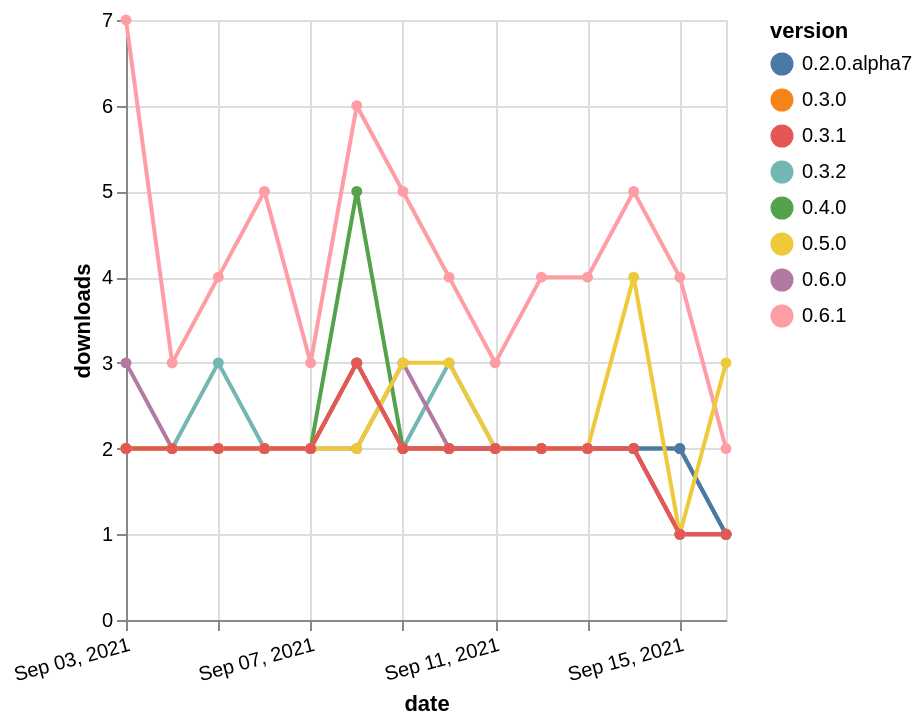

Vega-Lite specification for this chart:
### Vega-Lite specification from a JSON file in a GitHub repository (floating-point values rounded to 4 significant figures)
{"$schema": "https://vega.github.io/schema/vega-lite/v5.json", "description": "A simple bar chart with embedded data.", "data": {"values": [{"date": "2021-09-03", "total": 1495, "delta": 2, "version": "0.4.0"}, {"date": "2021-09-04", "total": 1497, "delta": 2, "version": "0.4.0"}, {"date": "2021-09-05", "total": 1499, "delta": 2, "version": "0.4.0"}, {"date": "2021-09-06", "total": 1501, "delta": 2, "version": "0.4.0"}, {"date": "2021-09-07", "total": 1503, "delta": 2, "version": "0.4.0"}, {"date": "2021-09-08", "total": 1508, "delta": 5, "version": "0.4.0"}, {"date": "2021-09-09", "total": 1510, "delta": 2, "version": "0.4.0"}, {"date": "2021-09-10", "total": 1512, "delta": 2, "version": "0.4.0"}, {"date": "2021-09-11", "total": 1514, "delta": 2, "version": "0.4.0"}, {"date": "2021-09-12", "total": 1516, "delta": 2, "version": "0.4.0"}, {"date": "2021-09-13", "total": 1518, "delta": 2, "version": "0.4.0"}, {"date": "2021-09-14", "total": 1520, "delta": 2, "version": "0.4.0"}, {"date": "2021-09-15", "total": 1522, "delta": 2, "version": "0.4.0"}, {"date": "2021-09-16", "total": 1523, "delta": 1, "version": "0.4.0"}, {"date": "2021-09-03", "total": 1600, "delta": 2, "version": "0.2.0.alpha7"}, {"date": "2021-09-04", "total": 1602, "delta": 2, "version": "0.2.0.alpha7"}, {"date": "2021-09-05", "total": 1604, "delta": 2, "version": "0.2.0.alpha7"}, {"date": "2021-09-06", "total": 1606, "delta": 2, "version": "0.2.0.alpha7"}, {"date": "2021-09-07", "total": 1608, "delta": 2, "version": "0.2.0.alpha7"}, {"date": "2021-09-08", "total": 1611, "delta": 3, "version": "0.2.0.alpha7"}, {"date": "2021-09-09", "total": 1613, "delta": 2, "version": "0.2.0.alpha7"}, {"date": "2021-09-10", "total": 1615, "delta": 2, "version": "0.2.0.alpha7"}, {"date": "2021-09-11", "total": 1617, "delta": 2, "version": "0.2.0.alpha7"}, {"date": "2021-09-12", "total": 1619, "delta": 2, "version": "0.2.0.alpha7"}, {"date": "2021-09-13", "total": 1621, "delta": 2, "version": "0.2.0.alpha7"}, {"date": "2021-09-14", "total": 1623, "delta": 2, "version": "0.2.0.alpha7"}, {"date": "2021-09-15", "total": 1625, "delta": 2, "version": "0.2.0.alpha7"}, {"date": "2021-09-16", "total": 1626, "delta": 1, "version": "0.2.0.alpha7"}, {"date": "2021-09-03", "total": 829, "delta": 7, "version": "0.6.1"}, {"date": "2021-09-04", "total": 832, "delta": 3, "version": "0.6.1"}, {"date": "2021-09-05", "total": 836, "delta": 4, "version": "0.6.1"}, {"date": "2021-09-06", "total": 841, "delta": 5, "version": "0.6.1"}, {"date": "2021-09-07", "total": 844, "delta": 3, "version": "0.6.1"}, {"date": "2021-09-08", "total": 850, "delta": 6, "version": "0.6.1"}, {"date": "2021-09-09", "total": 855, "delta": 5, "version": "0.6.1"}, {"date": "2021-09-10", "total": 859, "delta": 4, "version": "0.6.1"}, {"date": "2021-09-11", "total": 862, "delta": 3, "version": "0.6.1"}, {"date": "2021-09-12", "total": 866, "delta": 4, "version": "0.6.1"}, {"date": "2021-09-13", "total": 870, "delta": 4, "version": "0.6.1"}, {"date": "2021-09-14", "total": 875, "delta": 5, "version": "0.6.1"}, {"date": "2021-09-15", "total": 879, "delta": 4, "version": "0.6.1"}, {"date": "2021-09-16", "total": 881, "delta": 2, "version": "0.6.1"}, {"date": "2021-09-03", "total": 1454, "delta": 2, "version": "0.3.2"}, {"date": "2021-09-04", "total": 1456, "delta": 2, "version": "0.3.2"}, {"date": "2021-09-05", "total": 1459, "delta": 3, "version": "0.3.2"}, {"date": "2021-09-06", "total": 1461, "delta": 2, "version": "0.3.2"}, {"date": "2021-09-07", "total": 1463, "delta": 2, "version": "0.3.2"}, {"date": "2021-09-08", "total": 1466, "delta": 3, "version": "0.3.2"}, {"date": "2021-09-09", "total": 1468, "delta": 2, "version": "0.3.2"}, {"date": "2021-09-10", "total": 1471, "delta": 3, "version": "0.3.2"}, {"date": "2021-09-11", "total": 1473, "delta": 2, "version": "0.3.2"}, {"date": "2021-09-12", "total": 1475, "delta": 2, "version": "0.3.2"}, {"date": "2021-09-13", "total": 1477, "delta": 2, "version": "0.3.2"}, {"date": "2021-09-14", "total": 1479, "delta": 2, "version": "0.3.2"}, {"date": "2021-09-15", "total": 1480, "delta": 1, "version": "0.3.2"}, {"date": "2021-09-16", "total": 1481, "delta": 1, "version": "0.3.2"}, {"date": "2021-09-03", "total": 1491, "delta": 2, "version": "0.3.0"}, {"date": "2021-09-04", "total": 1493, "delta": 2, "version": "0.3.0"}, {"date": "2021-09-05", "total": 1495, "delta": 2, "version": "0.3.0"}, {"date": "2021-09-06", "total": 1497, "delta": 2, "version": "0.3.0"}, {"date": "2021-09-07", "total": 1499, "delta": 2, "version": "0.3.0"}, {"date": "2021-09-08", "total": 1502, "delta": 3, "version": "0.3.0"}, {"date": "2021-09-09", "total": 1504, "delta": 2, "version": "0.3.0"}, {"date": "2021-09-10", "total": 1506, "delta": 2, "version": "0.3.0"}, {"date": "2021-09-11", "total": 1508, "delta": 2, "version": "0.3.0"}, {"date": "2021-09-12", "total": 1510, "delta": 2, "version": "0.3.0"}, {"date": "2021-09-13", "total": 1512, "delta": 2, "version": "0.3.0"}, {"date": "2021-09-14", "total": 1514, "delta": 2, "version": "0.3.0"}, {"date": "2021-09-15", "total": 1515, "delta": 1, "version": "0.3.0"}, {"date": "2021-09-16", "total": 1516, "delta": 1, "version": "0.3.0"}, {"date": "2021-09-03", "total": 690, "delta": 3, "version": "0.6.0"}, {"date": "2021-09-04", "total": 692, "delta": 2, "version": "0.6.0"}, {"date": "2021-09-05", "total": 694, "delta": 2, "version": "0.6.0"}, {"date": "2021-09-06", "total": 696, "delta": 2, "version": "0.6.0"}, {"date": "2021-09-07", "total": 698, "delta": 2, "version": "0.6.0"}, {"date": "2021-09-08", "total": 700, "delta": 2, "version": "0.6.0"}, {"date": "2021-09-09", "total": 703, "delta": 3, "version": "0.6.0"}, {"date": "2021-09-10", "total": 705, "delta": 2, "version": "0.6.0"}, {"date": "2021-09-11", "total": 707, "delta": 2, "version": "0.6.0"}, {"date": "2021-09-12", "total": 709, "delta": 2, "version": "0.6.0"}, {"date": "2021-09-13", "total": 711, "delta": 2, "version": "0.6.0"}, {"date": "2021-09-14", "total": 713, "delta": 2, "version": "0.6.0"}, {"date": "2021-09-15", "total": 714, "delta": 1, "version": "0.6.0"}, {"date": "2021-09-16", "total": 715, "delta": 1, "version": "0.6.0"}, {"date": "2021-09-03", "total": 910, "delta": 2, "version": "0.5.0"}, {"date": "2021-09-04", "total": 912, "delta": 2, "version": "0.5.0"}, {"date": "2021-09-05", "total": 914, "delta": 2, "version": "0.5.0"}, {"date": "2021-09-06", "total": 916, "delta": 2, "version": "0.5.0"}, {"date": "2021-09-07", "total": 918, "delta": 2, "version": "0.5.0"}, {"date": "2021-09-08", "total": 920, "delta": 2, "version": "0.5.0"}, {"date": "2021-09-09", "total": 923, "delta": 3, "version": "0.5.0"}, {"date": "2021-09-10", "total": 926, "delta": 3, "version": "0.5.0"}, {"date": "2021-09-11", "total": 928, "delta": 2, "version": "0.5.0"}, {"date": "2021-09-12", "total": 930, "delta": 2, "version": "0.5.0"}, {"date": "2021-09-13", "total": 932, "delta": 2, "version": "0.5.0"}, {"date": "2021-09-14", "total": 936, "delta": 4, "version": "0.5.0"}, {"date": "2021-09-15", "total": 937, "delta": 1, "version": "0.5.0"}, {"date": "2021-09-16", "total": 940, "delta": 3, "version": "0.5.0"}, {"date": "2021-09-03", "total": 1407, "delta": 2, "version": "0.3.1"}, {"date": "2021-09-04", "total": 1409, "delta": 2, "version": "0.3.1"}, {"date": "2021-09-05", "total": 1411, "delta": 2, "version": "0.3.1"}, {"date": "2021-09-06", "total": 1413, "delta": 2, "version": "0.3.1"}, {"date": "2021-09-07", "total": 1415, "delta": 2, "version": "0.3.1"}, {"date": "2021-09-08", "total": 1418, "delta": 3, "version": "0.3.1"}, {"date": "2021-09-09", "total": 1420, "delta": 2, "version": "0.3.1"}, {"date": "2021-09-10", "total": 1422, "delta": 2, "version": "0.3.1"}, {"date": "2021-09-11", "total": 1424, "delta": 2, "version": "0.3.1"}, {"date": "2021-09-12", "total": 1426, "delta": 2, "version": "0.3.1"}, {"date": "2021-09-13", "total": 1428, "delta": 2, "version": "0.3.1"}, {"date": "2021-09-14", "total": 1430, "delta": 2, "version": "0.3.1"}, {"date": "2021-09-15", "total": 1431, "delta": 1, "version": "0.3.1"}, {"date": "2021-09-16", "total": 1432, "delta": 1, "version": "0.3.1"}]}, "width": "container", "mark": {"type": "line", "point": {"filled": true}}, "encoding": {"x": {"field": "date", "type": "temporal", "timeUnit": "yearmonthdate", "title": "date", "axis": {"labelAngle": -15}}, "y": {"field": "delta", "type": "quantitative", "title": "downloads"}, "color": {"field": "version", "type": "nominal"}, "tooltip": {"field": "delta"}}}
